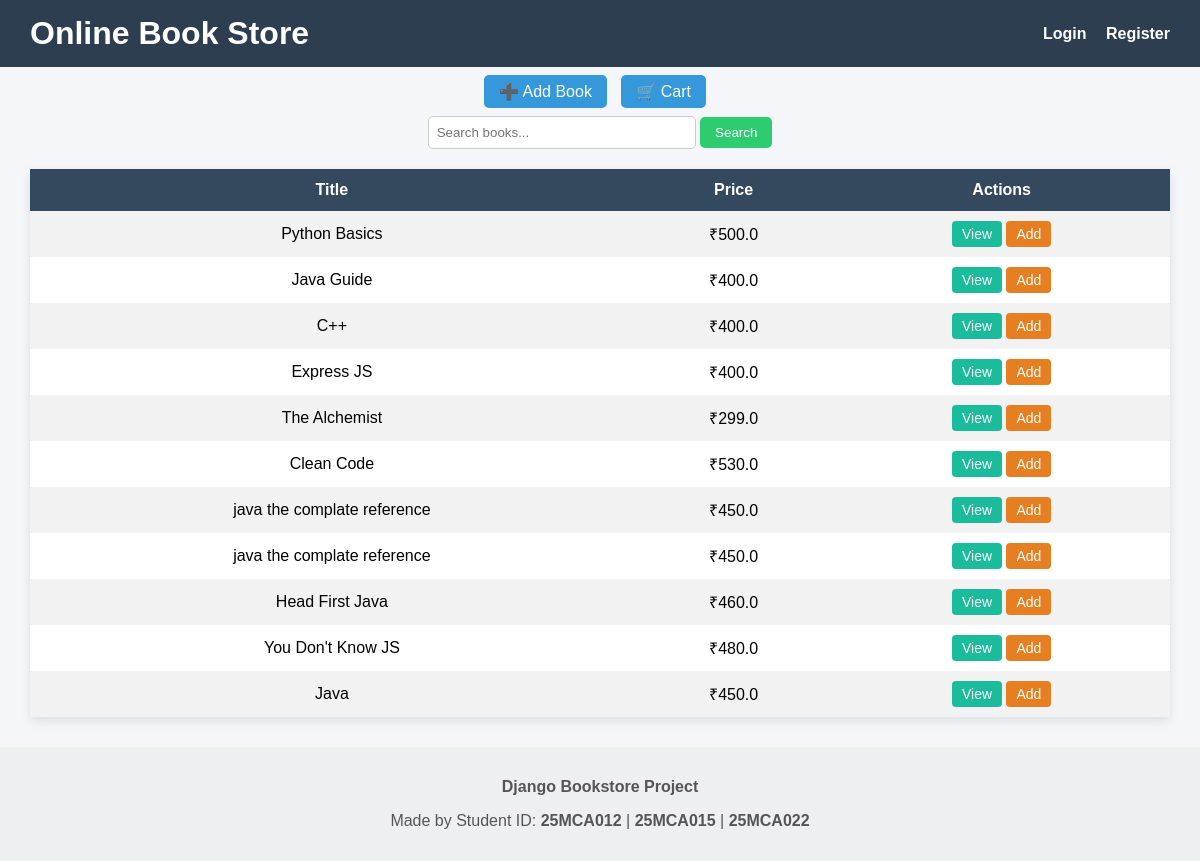
The page / on the database its author committed.
### store/models.py (models this page shows, shortened)
class Book(models.Model):
    title = models.CharField(max_length=200)
    author = models.CharField(max_length=100)
    price = models.FloatField()
    category = models.ForeignKey(Category, on_delete=models.CASCADE)
    description = models.TextField()

### store/views.py (the view)
# urls.py: 2. Add a URL to urlpatterns:  path('', views.home, name='home')
def home(request):
    books = Book.objects.all()
    return render(request, 'store/home.html', {'books': books})

### store/templates/store/home.html (shortened to what this page needs)
<!DOCTYPE html>
<html>
<head>
</head>
<body align="center">
<div class="header" >
    <body align="center"><h1> Online Book Store</h1></body>
    <div class="top-links">
        {% if user.is_authenticated %}
            Welcome, <b>{{ user.username }}</b> |
            <a href="/logout/">Logout</a>
        {% else %}
            <a href="/login/">Login</a>
            <a href="/register/">Register</a>
        {% endif %}
    </div>
</div>
<div class="actions">
    <a href="/add-book/">➕ Add Book</a>
    <a href="/cart/">🛒 Cart</a>
</div>
<div class="search-box">
    <form method="GET" action="/search/">
        <input type="text" name="q" placeholder="Search books...">
        <button type="submit">Search</button>
    </form>
</div>
<div class="table-container">
    <table>
        <tr>
            <th>Title</th>
            <th>Price</th>
            <th>Actions</th>
        </tr>
        {% for book in books %}
        <tr>
            <td>{{ book.title }}</td>
            <td>₹{{ book.price }}</td>
            <td>
                <a href="/book/{{ book.id }}" class="btn view-btn">View</a>
                <a href="/add-cart/{{ book.id }}" class="btn cart-btn">Add</a>
            </td>
        </tr>
        {% empty %}
        <tr>
            <td colspan="3">No books available</td>
        </tr>
        {% endfor %}
    </table>
</div>
<footer>
    <p><b>Django Bookstore Project</b></p>
    <p>
        Made by Student ID:
        <b>25MCA012</b> |
        <b>25MCA015</b> |
        <b>25MCA022</b>
    </p>
</footer>
</body>
</html>

### store/templates/store/home.html (style rules this page uses)
body { font-family: Arial, sans-serif; background: #f4f6f9; margin: 0; }
.header { background: #2c3e50; color: white; padding: 15px 30px; display: flex; justify-content: space-between; align-items: center; }
.header h1 { margin: 0; }
.top-links a { color: white; margin-left: 15px; text-decoration: none; font-weight: bold; }
.actions { padding: 15px 30px; }
.actions a { background: #3498db; color: white; padding: 8px 15px; border-radius: 5px; text-decoration: none; margin-right: 10px; }
.search-box { padding: 0 30px 20px; }
.search-box input { padding: 8px; width: 250px; border-radius: 5px; border: 1px solid #ccc; }
.search-box button { padding: 8px 15px; border: none; background: #2ecc71; color: white; border-radius: 5px; cursor: pointer; }
.table-container { padding: 0 30px; }
table { width: 100%; border-collapse: collapse; background: white; box-shadow: 0 4px 10px rgba(0,0,0,0.1); }
th { background-color: #34495e; color: white; }
td, th { padding: 12px; text-align: center; }
tr:nth-child(even) { background-color: #f2f2f2; }
.btn { padding: 5px 10px; border-radius: 4px; text-decoration: none; color: white; font-size: 14px; }
.view-btn { background: #1abc9c; }
.cart-btn { background: #e67e22; }
footer { margin-top: 30px; padding: 15px; text-align: center; background: #ecf0f1; color: #555; }

### rows shown on the page
Book: title "Python Basics", price "500.0"
Book: title "Java Guide", price "400.0"
Book: title "C++", price "400.0"
Book: title "Express JS", price "400.0"
Book: title "The Alchemist", price "299.0"
Book: title "Clean Code", price "530.0"
Book: title "java the complate reference", price "450.0"
Book: title "java the complate reference", price "450.0"
Book: title "Head First Java", price "460.0"
Book: title "You Don't Know JS", price "480.0"
Book: title "Java", price "450.0"
